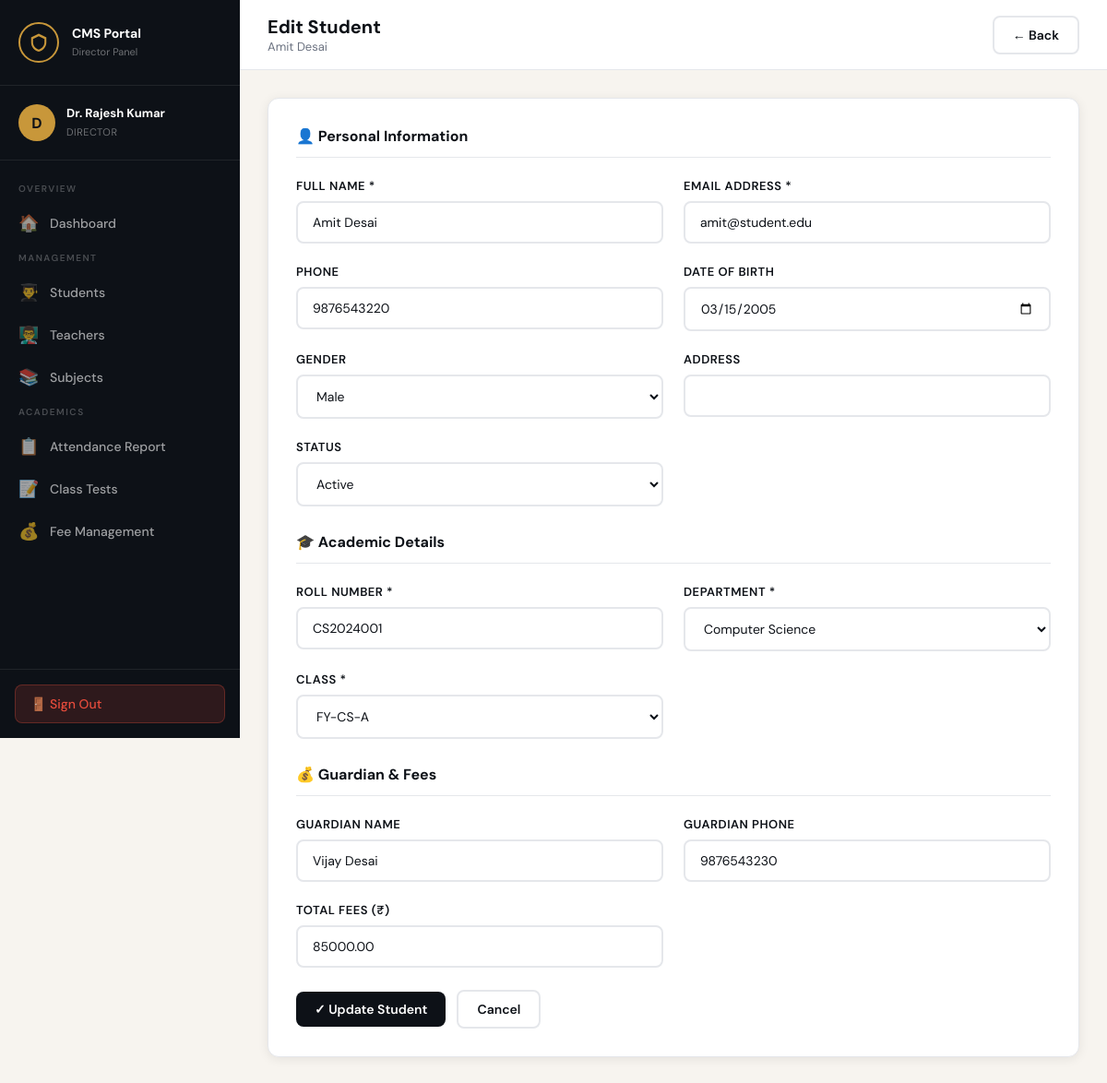
The page /students/edit.php?id=1 (signed in) on the database its author committed.
### tables this page shows
CREATE TABLE students (
    id INT AUTO_INCREMENT PRIMARY KEY,
    user_id INT UNIQUE,
    roll_number VARCHAR(30) UNIQUE NOT NULL,
    class_id INT,
    department_id INT,
    admission_year YEAR,
    date_of_birth DATE,
    gender ENUM('male','female','other'),
    guardian_name VARCHAR(100),
    guardian_phone VARCHAR(15),
    total_fees DECIMAL(10,2) DEFAULT 0,
    fees_paid DECIMAL(10,2) DEFAULT 0,
    FOREIGN KEY (user_id) REFERENCES users(id) ON DELETE CASCADE,
    FOREIGN KEY (class_id) REFERENCES classes(id) ON DELETE SET NULL,
    FOREIGN KEY (department_id) REFERENCES departments(id) ON DELETE SET NULL
);

CREATE TABLE users (
    id INT AUTO_INCREMENT PRIMARY KEY,
    name VARCHAR(100) NOT NULL,
    email VARCHAR(100) UNIQUE NOT NULL,
    password VARCHAR(255) NOT NULL,
    role ENUM('director','coordinator','faculty','student') NOT NULL,
    profile_pic VARCHAR(255) DEFAULT 'default.png',
    phone VARCHAR(15),
    address TEXT,
    is_active TINYINT(1) DEFAULT 1,
    created_at TIMESTAMP DEFAULT CURRENT_TIMESTAMP
);

CREATE TABLE departments (
    id INT AUTO_INCREMENT PRIMARY KEY,
    name VARCHAR(100) NOT NULL,
    code VARCHAR(20) UNIQUE NOT NULL,
    created_at TIMESTAMP DEFAULT CURRENT_TIMESTAMP
);

CREATE TABLE classes (
    id INT AUTO_INCREMENT PRIMARY KEY,
    name VARCHAR(50) NOT NULL,
    section VARCHAR(10),
    department_id INT,
    semester INT,
    academic_year VARCHAR(10),
    FOREIGN KEY (department_id) REFERENCES departments(id) ON DELETE SET NULL
);

### students/edit.php (the view, shortened to what this page needs)
<?php
require_once __DIR__ . '/../auth/session.php';
$id = (int)($_GET['id'] ?? 0);
$student = $conn->query("SELECT s.*, u.name, u.email, u.phone, u.address, u.is_active FROM students s JOIN users u ON s.user_id=u.id WHERE s.id=$id")->fetch_assoc();
$classes = $conn->query("SELECT * FROM classes ORDER BY name");
$departments = $conn->query("SELECT * FROM departments ORDER BY name");
include __DIR__ . '/../includes/header.php';
?>
<div class="main">
  <div class="topbar">
    <div class="topbar-title"><h2>Edit Student</h2><p><?= htmlspecialchars($student['name']) ?></p></div>
    <div class="topbar-right"><a href="view.php?id=<?= $id ?>" class="btn btn-outline">← Back</a></div>
  </div>
  <div class="content">
    <div class="form-card">
      <form method="POST">
        <h3 style="margin-bottom:22px;font-size:16px;border-bottom:1px solid #e5e7eb;padding-bottom:12px">👤 Personal Information</h3>
        <div class="form-grid">
          <div class="form-group">
            <label>Full Name *</label>
            <input type="text" name="name" value="<?= htmlspecialchars($student['name']) ?>" required>
          </div>
          <div class="form-group">
            <label>Email Address *</label>
            <input type="email" name="email" value="<?= htmlspecialchars($student['email']) ?>" required>
          </div>
          <div class="form-group">
            <label>Phone</label>
            <input type="text" name="phone" value="<?= htmlspecialchars($student['phone'] ?? '') ?>">
          </div>
          <div class="form-group">
            <label>Date of Birth</label>
            <input type="date" name="date_of_birth" value="<?= $student['date_of_birth'] ?>">
          </div>
          <div class="form-group">
            <label>Gender</label>
            <select name="gender">
              <?php foreach(['male','female','other'] as $g): ?>
              <option value="<?= $g ?>" <?= $student['gender']===$g?'selected':'' ?>><?= ucfirst($g) ?></option>
              <?php endforeach; ?>
            </select>
          </div>
          <div class="form-group">
            <label>Address</label>
            <input type="text" name="address" value="<?= htmlspecialchars($student['address'] ?? '') ?>">
          </div>
          <div class="form-group">
            <label>Status</label>
            <select name="is_active">
              <option value="1" <?= $student['is_active']?'selected':'' ?>>Active</option>
            </select>
          </div>
        </div>
        <h3 style="margin:28px 0 22px;font-size:16px;border-bottom:1px solid #e5e7eb;padding-bottom:12px">🎓 Academic Details</h3>
        <div class="form-grid">
          <div class="form-group">
            <label>Roll Number *</label>
            <input type="text" name="roll_number" value="<?= htmlspecialchars($student['roll_number']) ?>" required>
          </div>
          <div class="form-group">
            <label>Department *</label>
            <select name="department_id" required>
              <?php $departments->data_seek(0); while($d=$departments->fetch_assoc()): ?>
              <option value="<?= $d['id'] ?>" <?= $student['department_id']==$d['id']?'selected':'' ?>><?= htmlspecialchars($d['name']) ?></option>
              <?php endwhile; ?>
            </select>
          </div>
          <div class="form-group">
            <label>Class *</label>
            <select name="class_id" required>
              <?php $classes->data_seek(0); while($c=$classes->fetch_assoc()): ?>
              <option value="<?= $c['id'] ?>" <?= $student['class_id']==$c['id']?'selected':'' ?>><?= htmlspecialchars($c['name']) ?></option>
              <?php endwhile; ?>
            </select>
          </div>
        </div>
        <h3 style="margin:28px 0 22px;font-size:16px;border-bottom:1px solid #e5e7eb;padding-bottom:12px">💰 Guardian & Fees</h3>
        <div class="form-grid">
          <div class="form-group">
            <label>Guardian Name</label>
            <input type="text" name="guardian_name" value="<?= htmlspecialchars($student['guardian_name'] ?? '') ?>">
          </div>
          <div class="form-group">
            <label>Guardian Phone</label>
            <input type="text" name="guardian_phone" value="<?= htmlspecialchars($student['guardian_phone'] ?? '') ?>">
          </div>
          <div class="form-group">
            <label>Total Fees (₹)</label>
            <input type="number" name="total_fees" value="<?= $student['total_fees'] ?>" min="0" step="500">
          </div>
        </div>
        <div class="form-actions">
          <button type="submit" class="btn btn-primary">✓ Update Student</button>
          <a href="view.php?id=<?= $id ?>" class="btn btn-outline">Cancel</a>
        </div>
      </form>
    </div>
  </div>
</div>
<?php include __DIR__ . '/../includes/footer.php'; ?>

### assets/css/style.css (style rules this page uses)
:root { --ink: #0d1117; --ink2: #1a2236; --gold: #c8973a; --gold-light: #e8c87a; --paper: #f7f4ef; --cream: #ede9e0; --sidebar-w: 260px; --red: #e74c3c; --green: #27ae60; --blue: #2980b9; --purple: #8e44ad; --orange: #e67e22; --gray: #6b7280; --border: #e5e7eb; --card-shadow: 0 2px 12px rgba(0,0,0,0.08); --radius: 12px; }
* { margin: 0; padding: 0; box-sizing: border-box; }
body { font-family: 'DM Sans', sans-serif; background: var(--paper); color: var(--ink); min-height: 100vh; display: flex; }
.main { margin-left: var(--sidebar-w); flex: 1; min-height: 100vh; display: flex; flex-direction: column; }
.topbar { background: #fff; border-bottom: 1px solid var(--border); padding: 16px 30px; display: flex; align-items: center; justify-content: space-between; position: sticky; top: 0; z-index: 50; }
.topbar-title h2 { font-size: 20px; font-weight: 700; color: var(--ink); }
.topbar-title p { font-size: 13px; color: var(--gray); }
.topbar-right { display: flex; align-items: center; gap: 16px; }
.content { padding: 30px; flex: 1; }
.btn { display: inline-flex; align-items: center; gap: 8px; padding: 10px 20px; border-radius: 8px; font-size: 14px; font-weight: 600; cursor: pointer; transition: all 0.2s; border: none; text-decoration: none; font-family: 'DM Sans', sans-serif; }
.btn-primary { background: var(--ink); color: #fff; }
.btn-outline { background: transparent; border: 2px solid var(--border); color: var(--ink); }
.form-card { background: #fff; border-radius: var(--radius); padding: 30px; box-shadow: var(--card-shadow); border: 1px solid var(--border); }
.form-grid { display: grid; grid-template-columns: repeat(auto-fit, minmax(280px, 1fr)); gap: 22px; }
.form-group { display: flex; flex-direction: column; gap: 8px; }
.form-group label { font-size: 13px; font-weight: 600; color: var(--ink); text-transform: uppercase; letter-spacing: 0.5px; }
.form-group input, .form-group select, .form-group textarea { padding: 12px 16px; border: 2px solid var(--border); border-radius: 8px; font-family: 'DM Sans', sans-serif; font-size: 14px; color: var(--ink); background: #fff; transition: border-color 0.2s; outline: none; }
.form-actions { margin-top: 24px; display: flex; gap: 12px; align-items: center; }

### rows shown on the page
students: user.name "Amit Desai", name "Amit Desai", email "amit@student.edu", phone "9876543220", date_of_birth "03/15/2005", gender "Male", roll_number "CS2024001", department_id "Computer Science", class_id "FY-CS-A", guardian_name "Vijay Desai", guardian_phone "9876543230", total_fees "85000.00"
users: is_active "Active"

### other values the page prints
$initials "D"
$_SESSION['name'] "Dr. Rajesh Kumar"
$icon "🏠 👨‍🎓 👨‍🏫 📚 📋 📝 💰"
$label "Dashboard Students Teachers Subjects Attendance Report Class Tests Fee Management"
